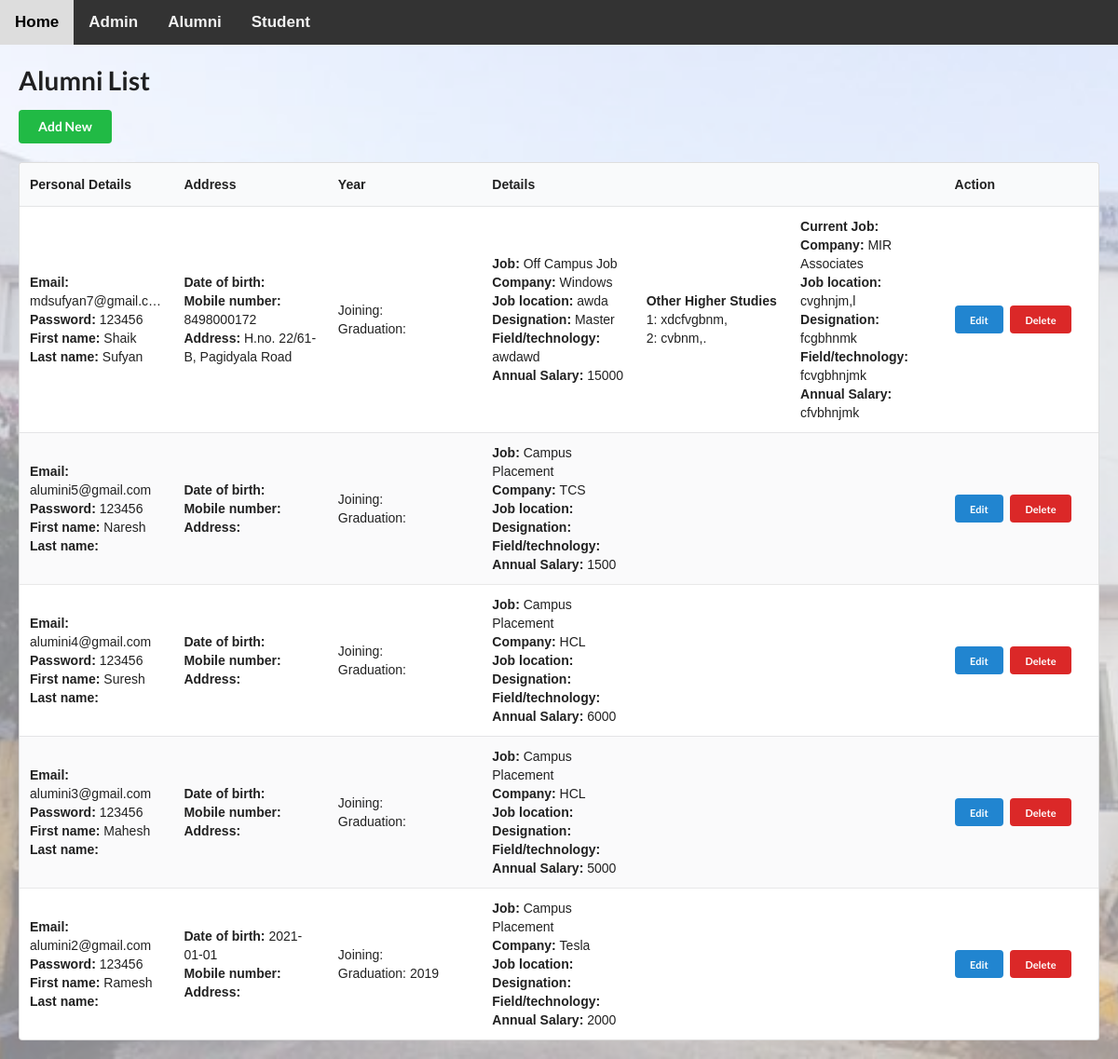
Screenshot of /alumni_list.php with the database file from the repository.
### tables this page shows
CREATE TABLE `alumni` (
  `id` int(11) NOT NULL,
  `email` text,
  `password` text,
  `first_name` text,
  `last_name` text,
  `date_of_birth` text,
  `address` text,
  `mobile_number` text,
  `yoj` text,
  `yog` text,
  `present_status` text,
  `job_acquired` text,
  `company` text,
  `college` text,
  `course` text,
  `country` text,
  `job_location` text,
  `designation` text,
  `field_or_technology` text,
  `annual_salary` text,
  `higher_studies1` text,
  `higher_studies2` text,
  `other_higher_studies` text,
  `current_job` text,
  `current_job_location` text,
  `current_company` text,
  `current_designation` text,
  `current_field_or_technology` text,
  `current_annual_salary` text
);

### functions.php (called while the page is built, shortened)
<?php
function get_results($sql, $format=""){
	global $conn;
	$result = $conn->query($sql);
	if ($result->num_rows > 0) {
	    $i = 0;
	    if ($format=="ARRAY_A") {
	    	while($row = $result->fetch_assoc()) {
		        $rows[$i++] = $row;
		    }
	    	return $rows;
	    } elseif ($format=="OBJECT_K") {
		    while($row = $result->fetch_assoc()) {
		        $rows[$row["id"]] = (object) $row;
		    }
	    	return $rows;
	    } else {
		    while($row = $result->fetch_assoc()) {
		        $rows[$i++] = (object) $row;
		    }
	    	$final = (object) $rows;
	    	return $final;
	    }
	} else {
	    return NULL;
	}
}
    ?>

### alumni_list.php (the view, shortened to what this page needs)
<?php
include 'header.php';
$table_name = 'alumni';
    ?>
        <?php
if(($_POST["action"]!='Edit') && $_POST["action"]!='Add New') {
    ?>
    <form method="POST"><input type="submit" name="action" value="Add New" class="ui green button"></form><br>
    <div style="overflow-x:auto">
    <table id="myTable" class="ui unstackable fixed striped table dataTable">
        <thead>
            <tr>
                <th>Personal Details</th>
                <th>Address</th>
                <th>Year</th>
                <th colspan="3">Details</th>
                <th>Action</th>
            </tr>
        </thead>
        <tbody>
            <?php
            $rows = get_results("SELECT * FROM $table_name ORDER BY id DESC");
            foreach($rows as $row){
                echo '<tr row-id="'.$row->id.'">';
                echo '<td><b>Email:</b> '.$row->email.'
                <br><b>Password:</b> '.$row->password.'
                <br><b>First name:</b> '.$row->first_name.'
                <br><b>Last name:</b> '.$row->last_name.'</td>';
                echo '<td><b>Date of birth:</b> '.$row->date_of_birth.'
                <br><b>Mobile number:</b> '.$row->mobile_number.'
                <br><b>Address:</b> '.$row->address.'</td>';
                echo '<td>Joining: '.$row->yoj.'
                <br>Graduation: '.$row->yog.'</td>';
                if ($row->job_acquired=='Campus Placement') {
                    echo '<td><b>Job: </b>'.$row->job_acquired.'
                    <br><b>Company: </b>'.$row->company.'
                    <br><b>Job location: </b>'.$row->job_location.'
                    <br><b>Designation: </b>'.$row->designation.'
                    <br><b>Field/technology: </b>'.$row->field_or_technology.'
                    <br><b>Annual Salary: </b>'.$row->annual_salary.'</td>';
                } else if ($row->job_acquired=='No') {
                    if ($row->present_status=='Higher Studies'){
                        echo '<td>Higher Studies:
                        <br>College: '.$row->college.'
                        <br>Course: '.$row->course.'
                        <br>Country: '.$row->country.'</td>';
                    } else if ($row->present_status=='Off Campus Job') {
                        echo '<td><b>Job:</b> '.$row->present_status.'
                        <br><b>Company:</b> '.$row->company.'
                        <br><b>Job location:</b> '.$row->job_location.'
                        <br><b>Designation:</b> '.$row->designation.'
                        <br><b>Field/technology:</b> '.$row->field_or_technology.'
                        <br><b>Annual Salary:</b> '.$row->annual_salary.'</td>';
                    }
                }
                if ($row->other_higher_studies=='New') {
                        echo '<td><b>Other Higher Studies</b>
                        <br>1: '.$row->higher_studies1.'
                        <br>2: '.$row->higher_studies2.'</td>';
                } else {
                    echo "<td></td>";
                }
                if ($row->current_job=='New') {
                        echo '<td><b>Current Job:</b>
                        <br><b>Company:</b> '.$row->current_company.'
                        <br><b>Job location:</b> '.$row->current_job_location.'
                        <br><b>Designation:</b> '.$row->current_designation.'
                        <br><b>Field/technology:</b> '.$row->current_field_or_technology.'
                        <br><b>Annual Salary:</b> '.$row->current_annual_salary.'</td>';
                } else {
                    echo "<td></td>";
                }
            ?>
            <td>
                <form method="post">
                <input type="submit" name="action" class="ui mini blue button" value="Edit">
                <input type="submit" name="action" class="ui mini red button" value="Delete">
                </form>
            </td>
            <?php
                echo '</tr>';
            }
            ?>
        </tbody>
    </table>
    </div>
    <?php
}

### rows the page displays
alumni: email "mdsufyan7@gmail.c…", password "123456", first_name "Shaik", last_name "Sufyan", mobile_number "8498000172", address "H.no. 22/61-B, Pagidyala Road", present_status "Off Campus Job", company "Windows", job_location "awda", designation "Master", field_or_technology "awdawd", annual_salary "15000", higher_studies1 "xdcfvgbnm,", higher_studies2 "cvbnm,.", current_company "MIR Associates", current_job_location "cvghnjm,l", current_designation "fcgbhnmk", current_field_or_technology "fcvgbhnjmk", current_annual_salary "cfvbhnjmk"
alumni: email "alumini5@gmail.com", password "123456", first_name "Naresh", job_acquired "Campus Placement", company "TCS", annual_salary "1500"
alumni: email "alumini4@gmail.com", password "123456", first_name "Suresh", job_acquired "Campus Placement", company "HCL", annual_salary "6000"
alumni: email "alumini3@gmail.com", password "123456", first_name "Mahesh", job_acquired "Campus Placement", company "HCL", annual_salary "5000"
alumni: email "alumini2@gmail.com", password "123456", first_name "Ramesh", date_of_birth "2021-01-01", yog "2019", job_acquired "Campus Placement", company "Tesla", annual_salary "2000"

### other values shown
$file_name "Alumni List"
